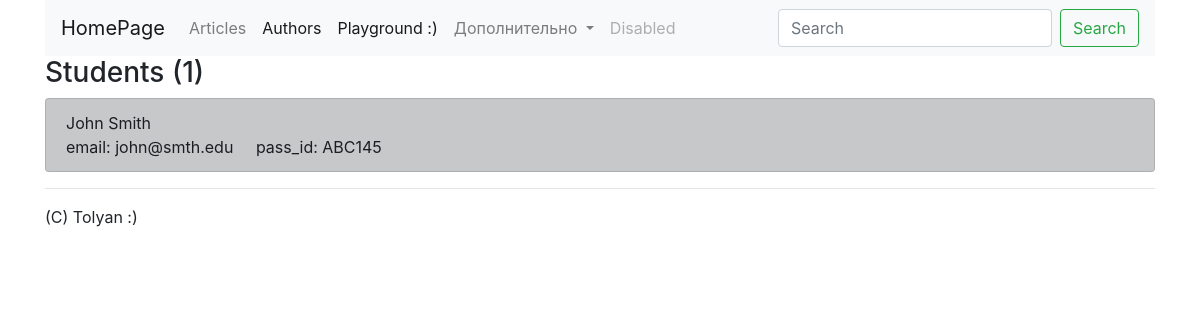
The page /playground/students/ on the database as committed earlier.
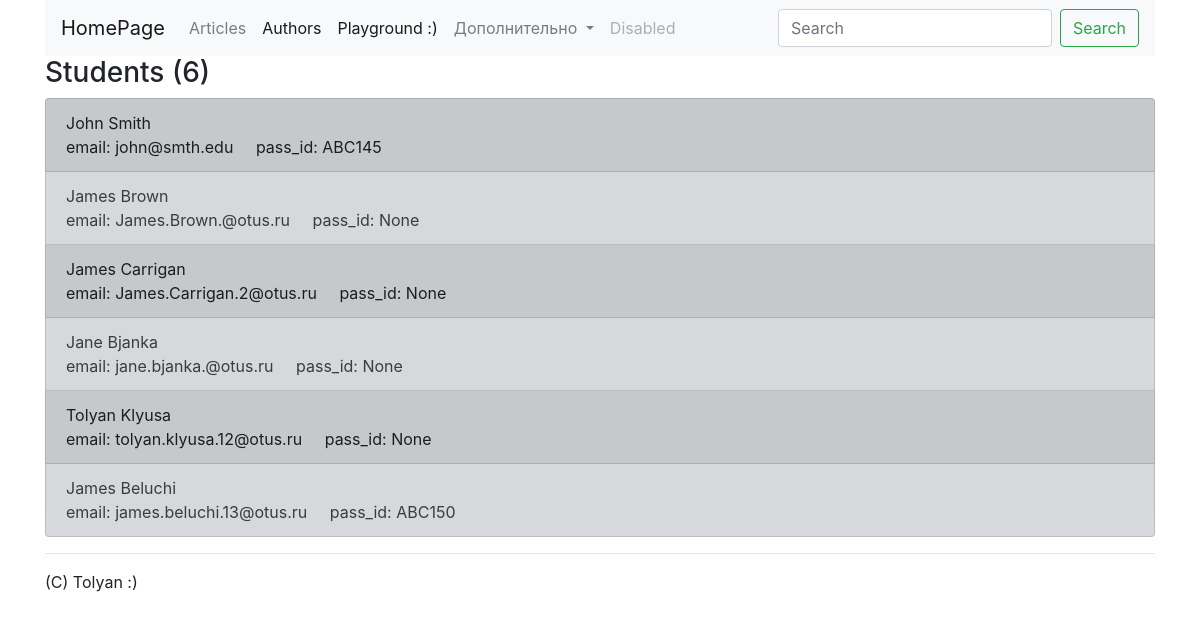
The same page on the database as committed later.
### playground/models.py (models this page shows, shortened)
class Student(models.Model):
    class Meta:
        verbose_name = 'Student'
        verbose_name_plural = 'Students'
    first_name = models.CharField(max_length=50)
    last_name = models.CharField(max_length=50)

class StudentInfo(models.Model):
    objects = None
    class Meta:
        verbose_name = 'StudentInfo'
        verbose_name_plural = 'StudentsInfo'
    pass_id = models.CharField(max_length=10, unique=True, null=True)
    email = models.EmailField(unique=True)
    student = models.OneToOneField(
        Student,
        on_delete=models.CASCADE,
        primary_key=True,
        related_name='info'
    )

### playground/views.py (the view)
# urls.py: path('students/', views.StudentsView.as_view(), name='students'),
class StudentsView(ListView):
    template_name = 'playground/students.html'
    model = Student
    context_object_name = 'students'

### playground/templates/playground/students.html (shortened to what this page needs)
{% extends 'homepage/base.html' %}
{% block body %}
<h3>Students ({{ students|length }})</h3>
<ul class="list-group">
    {% for student in students %}
    <li class="list-group-item list-group-item-{% cycle 'dark' 'secondary' %}">
        <div> {{ student.first_name }} {{ student.last_name }} </div>
        <div> email: {{ student.info.email|default:'None' }} &nbsp;&nbsp;&nbsp; pass_id: {{ student.info.pass_id|default:'None' }} </div>
    </li>
    {% endfor %}
</ul>
{% endblock %}

Rows that differ between the two databases and show on the page:
added Student: first_name "James", last_name "Brown", info.email "James.Brown.@otus.ru", info.pass_id "None"
added Student: first_name "James", last_name "Carrigan", info.email "James.Carrigan.2@otus.ru", info.pass_id "None"
added Student: first_name "Jane", last_name "Bjanka", info.email "jane.bjanka.@otus.ru", info.pass_id "None"
added Student: first_name "Tolyan", last_name "Klyusa", info.email "tolyan.klyusa.12@otus.ru", info.pass_id "None"
added Student: first_name "James", last_name "Beluchi", info.email "james.beluchi.13@otus.ru", info.pass_id "ABC150"
Other text that changed with them:
{{ students|length }}: "1" → "6"
